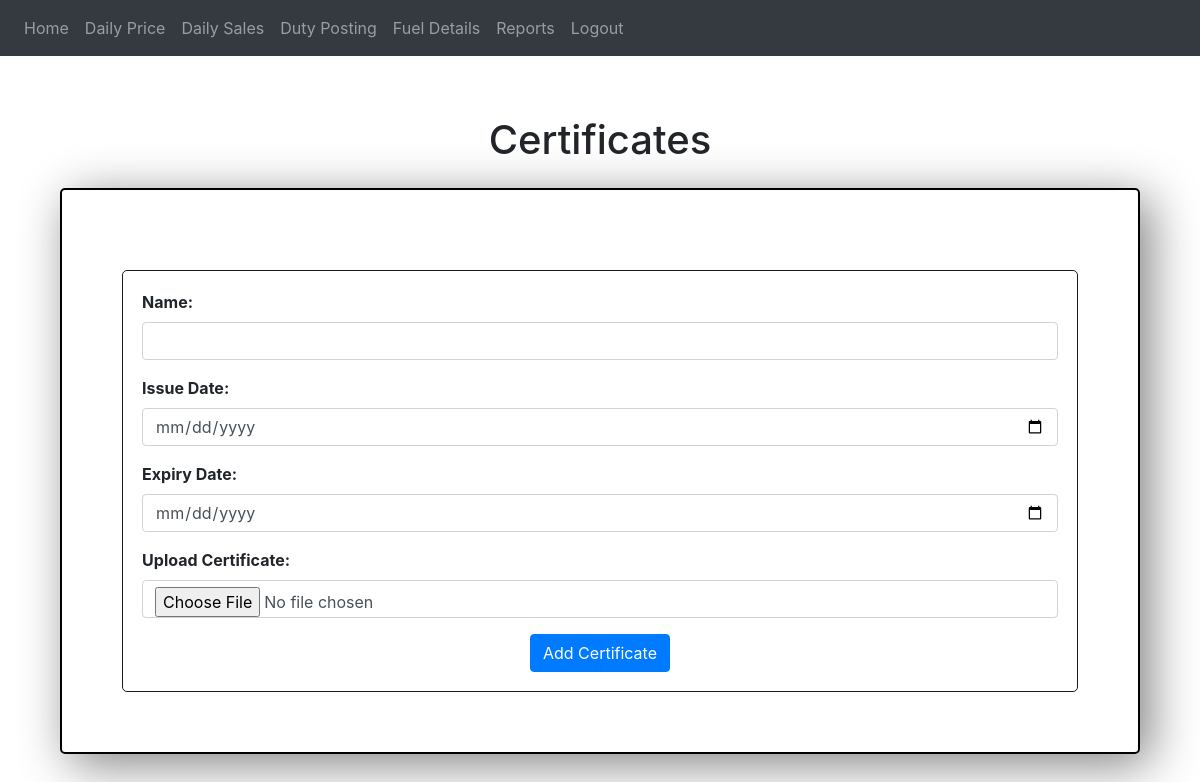
The app's page /certificates (signed in), older data.
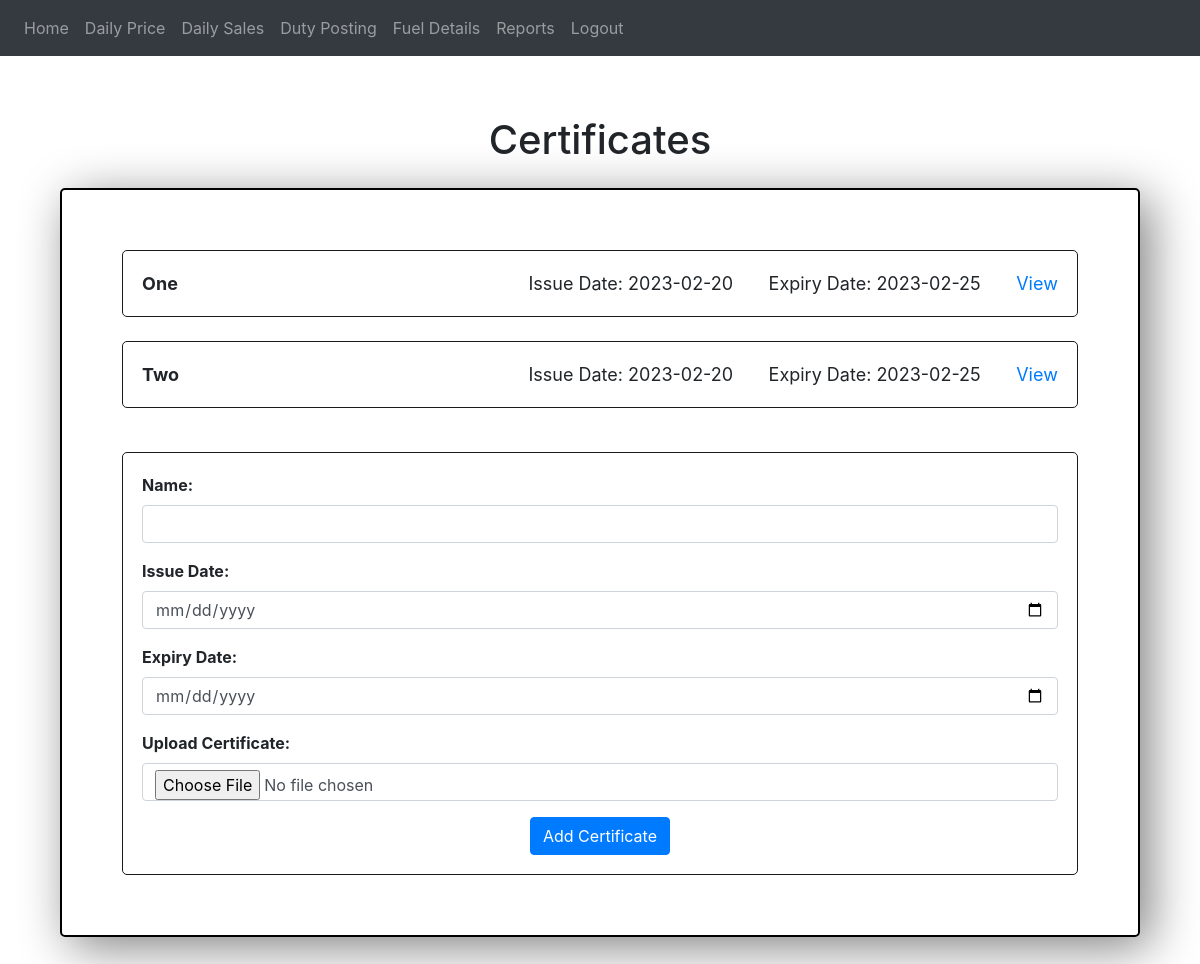
The same page, newer data.
### website/models.py (models this page shows)
class certificate(db.Model):
    name = db.Column(db.String(150), primary_key = True)
    file_name = db.Column(db.String(150))
    exp_date = db.Column(db.Date)
    issue_date = db.Column(db.Date)
    file = db.Column(db.LargeBinary)

### website/views.py (the view, shortened to what this page needs)
@views.route('/certificates', methods=['GET','POST'])
@login_required
def certificates():
    name = request.form.get("name")
    issue_date = request.form.get("issue_date")
    exp_date = request.form.get("exp_date")
    print(func.now)
    certificates = certificate.query.all()
    return render_template("certificates.html",certificates=certificates, user=current_user)

### website/templates/certificates.html (shortened to what this page needs)
{% extends 'base.html' %}
{% block content %}
<h1 style="text-align: center; margin-top: 5%;">Certificates</h1>
<div style="margin: 5%; margin-top: 2%; border: 2px solid black; padding: 5%; border-radius: 5px; box-shadow: 10px 10px 50px grey;">
  {% for certificate in certificates %}
  <div style="border: 1px solid rgb(27, 26, 26); border-radius: 5px; padding: 2%;">
    <div style="display: flex; justify-content: space-between; align-items: center; font-size: 18px;">
      <div style="font-weight: bold;">{{certificate.name}}</div>
      <div>
        Issue Date: {{certificate.issue_date}} &nbsp;&nbsp;&nbsp;&nbsp;&nbsp;
        Expiry Date: {{certificate.exp_date}} &nbsp;&nbsp;&nbsp;&nbsp;&nbsp;
        <a href="/certificates/{{certificate.name}}" target="_blank">View</a>
      </div>
    </div>
  </div>
  <br>
  {% endfor %}
  <div style="border: 1px solid rgb(27, 26, 26); border-radius: 5px; padding: 2%; margin-top: 20px;">
    <form method="POST" enctype="multipart/form-data">
      <div class="form-group">
        <label for="name" style="font-weight: bold;">Name:</label>
        <input type="text" class="form-control" id="name" name="name" required>
      </div>
      <div class="form-group">
        <label for="issue_date" style="font-weight: bold;">Issue Date:</label>
        <input type="date" class="form-control" id="issue_date" name="issue_date" required>
      </div>
      <div class="form-group">
        <label for="exp_date" style="font-weight: bold;">Expiry Date:</label>
        <input type="date" class="form-control" id="exp_date" name="exp_date" required>
      </div>
      <div class="form-group">
        <label for="file" style="font-weight: bold;">Upload Certificate:</label>
        <input type="file" class="form-control" id="file" name="file" accept="application/pdf" required>
      </div>
      <div style="text-align: center;">
        <button type="submit" class="btn btn-primary">Add Certificate</button>
      </div>
    </form>
  </div>
</div>
{% endblock %}

Row changes from the older to the newer data that the page shows:
added certificate: name "One", issue_date "2023-02-20", exp_date "2023-02-25"
added certificate: name "Two", issue_date "2023-02-20", exp_date "2023-02-25"
